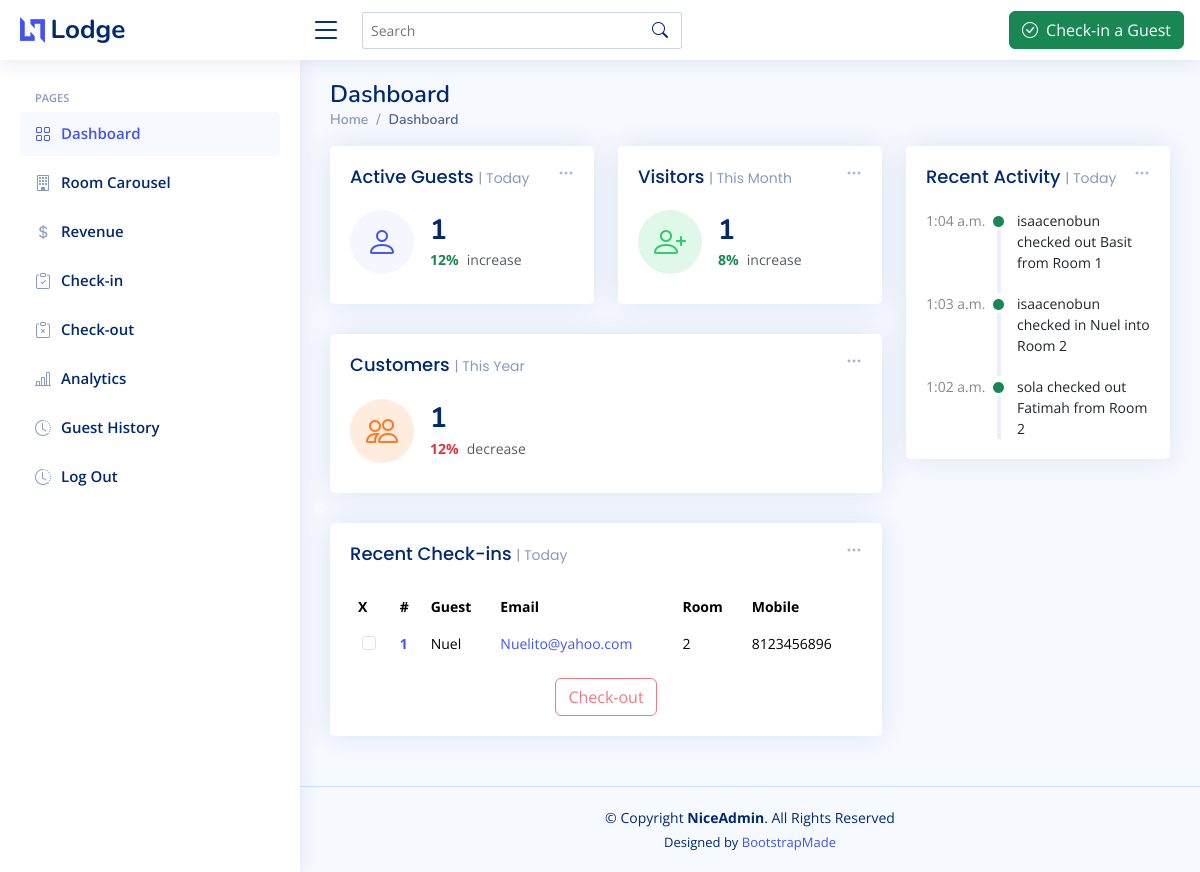
The page / (signed in) on the database as committed earlier.
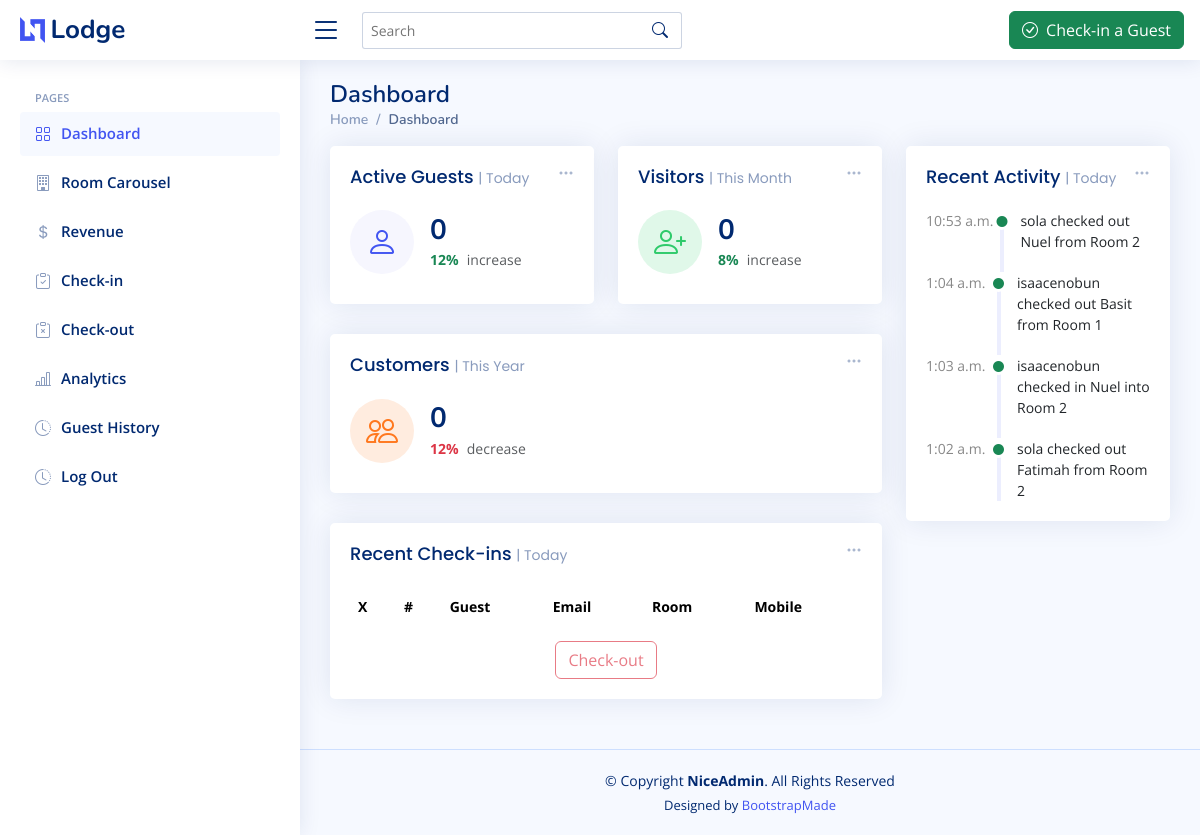
The same page on the database as committed later.
### LodgeApp/models.py (models this page shows, shortened)
class Guest(models.Model):
    name = models.CharField(max_length=50)
    email = models.EmailField()
    number = models.IntegerField()
    room  = models.ForeignKey(Room, on_delete=models.CASCADE)
    check_in = models.DateTimeField(auto_now_add=True)
    staff = models.ForeignKey(Staff, on_delete=models.CASCADE)
    check_out = models.DateTimeField(null=True,blank=True)

class Room(models.Model):
    ROOM_NUMBERS = [(str(num),str(num)) for num in range(1,21)]
    room_number = models.CharField(max_length=2, choices=ROOM_NUMBERS, unique=True)
    room_status = models.BooleanField(default=False)
    room_price = models.IntegerField(default=10000)

class Log(models.Model):
    staff = models.ForeignKey(Staff, on_delete=models.CASCADE)
    check_in_action = models.CharField(max_length=300, blank=True)
    check_out_action = models.CharField(max_length=300, blank=True)
    check_status = models.BooleanField(default=False)
    timestamp = models.DateTimeField()

### LodgeApp/views.py (the view)
# urls.py: path('', views.dashboard, name='dashboard'),
def dashboard(request):
    if request.user.is_authenticated:
        logs = Log.objects.all()
        staff = request.user
        guests = Guest.objects.filter(check_out__isnull=True)
        logs = Log.objects.filter(timestamp__date=timezone.now().date()).order_by('-id')[:5]
        context = {'guests':guests, 'staff':staff, 'logs':logs}
        return render(request, 'index.html', context)
    else:
        return redirect('sign-in')

### LodgeApp/templatetags/custom_filters.py (called while the page is built)
@register.filter(name='add_one_hour')
def add_one_hour(value):
    if isinstance(value, datetime):
        return value + timedelta(hours=1)
    return value

### LodgeApp/templates/index.html (shortened to what the changed rows need)
{% load static %}
{% load custom_filters %}
<!DOCTYPE html>
<html lang="en">
  <head>
    <link
      href="{% static 'vendor/bootstrap/css/bootstrap.min.css' %}"
      rel="stylesheet"
    />
    <link
      href="{% static 'vendor/bootstrap-icons/bootstrap-icons.css' %}"
      rel="stylesheet"
    />
    <link
      href="{% static 'vendor/boxicons/css/boxicons.min.css' %}"
      rel="stylesheet"
    />
    <link href="{% static 'vendor/quill/quill.snow.css' %}" rel="stylesheet" />
    <link href="{% static 'vendor/quill/quill.bubble.css' %}" rel="stylesheet" />
    <link href="{% static 'vendor/remixicon/remixicon.css' %}" rel="stylesheet" />
    <link
      href="{% static 'vendor/simple-datatables/style.css' %}"
      rel="stylesheet"
    />
    <link href="{% static 'css/style.css' %}" rel="stylesheet" />
  </head>
  <body>
    <main id="main" class="main">
      <div class="pagetitle">
        <h1>Dashboard</h1>
      </div>
      <section class="section dashboard">
        <div class="row">
          <div class="col-lg-8">
            <div class="row">
              <div class="col-xxl-4 col-md-6">
                <div class="card info-card sales-card">
                  <div class="card-body">
                    <div class="d-flex align-items-center">
                      <div class="ps-3">
                        <h6>{{guests | length}}</h6>
                        <span class="text-success small pt-1 fw-bold">12%</span>
                        <span class="text-muted small pt-2 ps-1">increase</span>
                      </div>
                    </div>
                  </div>
                </div>
              </div>
              <div class="col-xxl-4 col-md-6">
                <div class="card info-card revenue-card">
                  <div class="card-body">
                    <div class="d-flex align-items-center">
                      <div class="ps-3">
                        <h6>{{guests | length}}</h6>
                        <span class="text-success small pt-1 fw-bold">8%</span>
                        <span class="text-muted small pt-2 ps-1">increase</span>
                      </div>
                    </div>
                  </div>
                </div>
              </div>
              <div class="col-xxl-4 col-xl-12">
                <div class="card info-card customers-card">
                  <div class="card-body">
                    <div class="d-flex align-items-center">
                      <div class="ps-3">
                        <h6>{{guests | length}}</h6>
                        <span class="text-danger small pt-1 fw-bold">12%</span>
                        <span class="text-muted small pt-2 ps-1">decrease</span>
                      </div>
                    </div>
                  </div>
                </div>
              </div>
              <form action="{% url 'check-out' %}" method="post">
                <div class="col-12">
                    <div class="card recent-sales overflow-auto">
                        <div class="card-body">
                            <table class="table table-borderless datatable">
                                <thead>
                                    <tr>
                                        <th scope="col">X</th>
                                        <th scope="col">#</th>
                                        <th scope="col">Guest</th>
                                        <th scope="col">Email</th>
                                        <th scope="col">Room</th>
                                        <th scope="col">Mobile</th>
                                    </tr>
                                </thead>
                                <tbody>
                                    {% for guest in guests %}
                                    <tr>
                                        <td class="text-center">
                                            <input
                                                class="form-check-input me-1"
                                                type="checkbox"
                                                name="guest_ids"
                                                value="{{guest.id}}"
                                                aria-label="..."
                                            />
                                        </td>
                                        <th scope="row"><a href="#">{{ forloop.counter }}</a></th>
                                        <td>{{guest.name}}</td>
                                        <td>
                                            <a href="mailto:{{guest.email}}">{{guest.email}}</a>
                                        </td>
                                        <td>{{guest.room.room_number}}</td>
                                        <td>{{guest.number}}</td>
                                    </tr>
                                    {% endfor %}
                                </tbody>
                            </table>
                        </div>
                    </div>
                </div>
            </form>
            </div>
          </div>
          <div class="col-lg-4">
            <div class="card">
              <div class="card-body">
                {% for log in logs %}
                <div class="activity">
                  <div class="activity-item d-flex">
                    <div class="activite-label">{{log.timestamp | add_one_hour | time:'P'}}</div>
                    <i
                      class="bi bi-circle-fill activity-badge text-success align-self-start"
                    ></i>
                    <div class="activity-content">
                      {{log.check_in_action}}
                    </div>
                  </div>
                {% endfor %}
                </div>
              </div>
            </div>
          </div>
        </div>
      </section>
    </main>
  </body>
</html>

Rows that differ between the two databases and show on the page:
no longer on this page (row edited): Guest: name "Nuel", email "Nuelito@yahoo.com", room.room_number "2", number "8123456896"
added Log: timestamp|add_one_hour "10:53 a.m.", check_in_action "sola checked out Nuel from Room 2"
Other text that changed with them:
{{ guests | length }}: "1" → "0"
